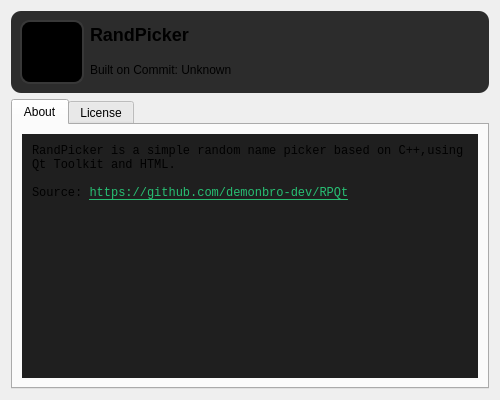
<?xml version="1.0" encoding="UTF-8"?>
<ui version="4.0">
 <class>AboutDialog</class>
 <widget class="QDialog" name="AboutDialog">
  <property name="windowModality">
   <enum>Qt::WindowModality::WindowModal</enum>
  </property>
  <property name="geometry">
   <rect>
    <x>0</x>
    <y>0</y>
    <width>500</width>
    <height>400</height>
   </rect>
  </property>
  <property name="minimumSize">
   <size>
    <width>0</width>
    <height>350</height>
   </size>
  </property>
  <property name="windowTitle">
   <string>About RandPicker</string>
  </property>
  <property name="styleSheet">
   <string notr="true">QTextEdit {
  background-color: white;
  border: 1px solid #c0c0c0;
  padding: 5px;
}</string>
  </property>
  <layout class="QVBoxLayout" name="verticalLayout">
   <item>
    <widget class="QWidget" name="headerWidget" native="true">
     <property name="styleSheet">
      <string notr="true">background-color: rgb(44, 44, 44);
border: 1px;
border-radius:10px;</string>
     </property>
     <layout class="QHBoxLayout" name="horizontalLayout">
      <item>
       <widget class="QLabel" name="iconLabel">
        <property name="sizePolicy">
         <sizepolicy hsizetype="Fixed" vsizetype="Fixed">
          <horstretch>0</horstretch>
          <verstretch>0</verstretch>
         </sizepolicy>
        </property>
        <property name="minimumSize">
         <size>
          <width>64</width>
          <height>64</height>
         </size>
        </property>
        <property name="maximumSize">
         <size>
          <width>64</width>
          <height>64</height>
         </size>
        </property>
        <property name="styleSheet">
         <string notr="true">background-color: rgb(0, 0, 0);
border: 2px solid #383838;
border-radius:10px;</string>
        </property>
        <property name="pixmap">
         <pixmap resource="../resources.qrc">:/data/RandPickerLogo.ico</pixmap>
        </property>
        <property name="scaledContents">
         <bool>true</bool>
        </property>
       </widget>
      </item>
      <item>
       <layout class="QVBoxLayout" name="verticalLayout_4">
        <item>
         <widget class="QLabel" name="titleLabel">
          <property name="text">
           <string notr="true">&lt;html&gt;&lt;head/&gt;&lt;body&gt;&lt;h2 style=&quot; margin-top:16px; margin-bottom:12px; margin-left:0px; margin-right:0px; -qt-block-indent:0; text-indent:0px;&quot;&gt;&lt;span style=&quot; font-size:x-large; font-weight:700;&quot;&gt;RandPicker&lt;/span&gt;&lt;/h2&gt;&lt;/body&gt;&lt;/html&gt;</string>
          </property>
          <property name="scaledContents">
           <bool>false</bool>
          </property>
          <property name="alignment">
           <set>Qt::AlignmentFlag::AlignLeading|Qt::AlignmentFlag::AlignLeft|Qt::AlignmentFlag::AlignVCenter</set>
          </property>
         </widget>
        </item>
        <item>
         <widget class="QLabel" name="commitLabel">
          <property name="sizePolicy">
           <sizepolicy hsizetype="Preferred" vsizetype="Minimum">
            <horstretch>0</horstretch>
            <verstretch>0</verstretch>
           </sizepolicy>
          </property>
          <property name="text">
           <string notr="true">Built on Commit: Unknown</string>
          </property>
          <property name="scaledContents">
           <bool>false</bool>
          </property>
          <property name="openExternalLinks">
           <bool>true</bool>
          </property>
          <property name="textInteractionFlags">
           <set>Qt::TextInteractionFlag::LinksAccessibleByMouse</set>
          </property>
         </widget>
        </item>
       </layout>
      </item>
     </layout>
    </widget>
   </item>
   <item>
    <widget class="QTabWidget" name="tabWidget">
     <property name="currentIndex">
      <number>0</number>
     </property>
     <widget class="QWidget" name="aboutTab">
      <attribute name="title">
       <string>About</string>
      </attribute>
      <layout class="QVBoxLayout" name="verticalLayout_2">
       <item>
        <widget class="QTextEdit" name="textEdit">
         <property name="styleSheet">
          <string notr="true">QTextEdit {
  font-family: Consolas, monospace;
	background-color: rgb(31, 31, 31);
	border-color: rgb(31, 31, 31);
  font-size: 10pt;
}</string>
         </property>
         <property name="readOnly">
          <bool>true</bool>
         </property>
         <property name="html">
          <string notr="true">&lt;!DOCTYPE HTML PUBLIC &quot;-//W3C//DTD HTML 4.0//EN&quot; &quot;http://www.w3.org/TR/REC-html40/strict.dtd&quot;&gt;
&lt;html&gt;&lt;head&gt;&lt;meta name=&quot;qrichtext&quot; content=&quot;1&quot; /&gt;&lt;meta charset=&quot;utf-8&quot; /&gt;&lt;style type=&quot;text/css&quot;&gt;
p, li { white-space: pre-wrap; }
hr { height: 1px; border-width: 0; }
li.unchecked::marker { content: &quot;\2610&quot;; }
li.checked::marker { content: &quot;\2612&quot;; }
&lt;/style&gt;&lt;/head&gt;&lt;body style=&quot; font-family:'Consolas','monospace'; font-size:10pt; font-weight:400; font-style:normal;&quot;&gt;
&lt;p style=&quot; margin-top:0px; margin-bottom:0px; margin-left:0px; margin-right:0px; -qt-block-indent:0; text-indent:0px;&quot;&gt;&lt;span style=&quot; font-family:'Microsoft YaHei UI'; font-size:9pt;&quot;&gt;RandPicker is a simple random name picker based on C++,using Qt Toolkit and HTML.&lt;/span&gt;&lt;/p&gt;
&lt;p style=&quot;-qt-paragraph-type:empty; margin-top:0px; margin-bottom:0px; margin-left:0px; margin-right:0px; -qt-block-indent:0; text-indent:0px; font-family:'Microsoft YaHei UI'; font-size:9pt;&quot;&gt;&lt;br /&gt;&lt;/p&gt;
&lt;p style=&quot; margin-top:0px; margin-bottom:0px; margin-left:0px; margin-right:0px; -qt-block-indent:0; text-indent:0px;&quot;&gt;&lt;span style=&quot; font-family:'Microsoft YaHei UI'; font-size:9pt;&quot;&gt;Source: &lt;/span&gt;&lt;a href=&quot;https://github.com/demonbro-dev/RPQt&quot;&gt;&lt;span style=&quot; font-family:'Microsoft YaHei UI'; font-size:9pt; text-decoration: underline; color:#27bf73;&quot;&gt;https://github.com/demonbro-dev/RPQt&lt;/span&gt;&lt;/a&gt;&lt;/p&gt;&lt;/body&gt;&lt;/html&gt;</string>
         </property>
         <property name="acceptRichText">
          <bool>false</bool>
         </property>
        </widget>
       </item>
      </layout>
     </widget>
     <widget class="QWidget" name="licenseTab">
      <attribute name="title">
       <string>License</string>
      </attribute>
      <layout class="QVBoxLayout" name="verticalLayout_3">
       <item>
        <widget class="QTextEdit" name="licenseTextEdit">
         <property name="styleSheet">
          <string notr="true">QTextEdit {
  font-family: Consolas, monospace;
	background-color: rgb(31, 31, 31);
	border-color: rgb(31, 31, 31);
  font-size: 10pt;
}</string>
         </property>
         <property name="readOnly">
          <bool>true</bool>
         </property>
         <property name="textInteractionFlags">
          <set>Qt::TextInteractionFlag::TextSelectableByMouse</set>
         </property>
        </widget>
       </item>
      </layout>
     </widget>
    </widget>
   </item>
  </layout>
 </widget>
 <resources>
  <include location="../resources.qrc"/>
 </resources>
 <connections/>
</ui>
